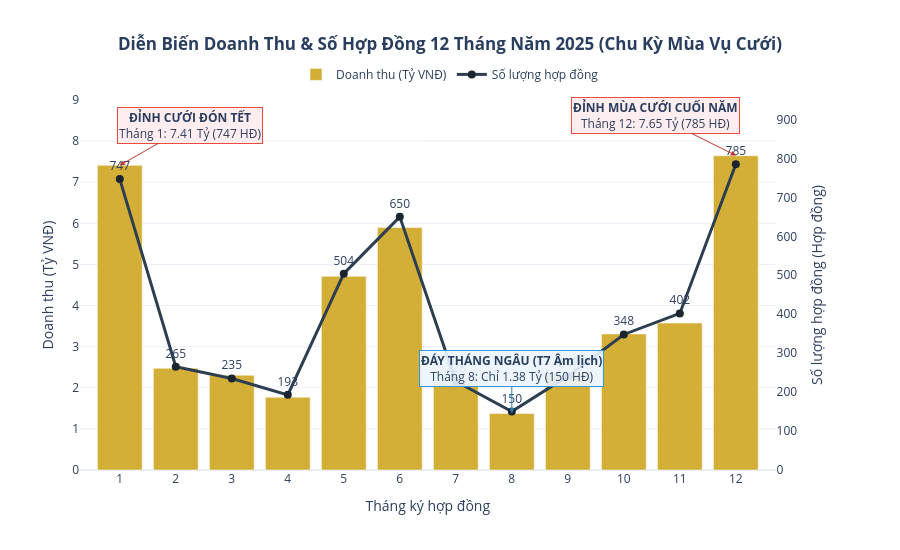

Notebook cell for this chart:
### Markdown cell above
---
## 📈 Tầng 2: Tính Mùa Vụ Cưới & Xu Hướng Tăng Trưởng Năm 2025 (Seasonality Trends)

Thị trường cưới hỏi tại Việt Nam chịu sự chi phối mạnh mẽ của yếu tố văn hóa truyền thống, thời tiết và âm lịch. Biểu đồ dưới đây khắc họa rõ nét các đợt sóng cao điểm và khoảng trũng trong năm.

### Code cell
# Biểu đồ 2.1: Diễn Biến Doanh Thu & Lượng Hợp Đồng Cưới 12 Tháng Năm 2025
monthly_stat = df.groupby("Tháng").agg(
    Doanh_Thu_Ty=("Doanh_Thu_Ty", "sum"),
    So_Hop_Dong=("ID_KhachHang", "count")
).reset_index()

fig2_1 = make_subplots(specs=[[{"secondary_y": True}]])

# 1. Cột doanh thu hàng tháng
fig2_1.add_trace(
    go.Bar(
        x=monthly_stat["Tháng"],
        y=monthly_stat["Doanh_Thu_Ty"],
        name="Doanh thu (Tỷ VNĐ)",
        marker_color="#D4AF37",
        hovertemplate="Tháng %{x}: <b>%{y:.2f} Tỷ VNĐ</b><extra></extra>"
    ),
    secondary_y=False
)

# 2. Đường số lượng hợp đồng ký mới
fig2_1.add_trace(
    go.Scatter(
        x=monthly_stat["Tháng"],
        y=monthly_stat["So_Hop_Dong"],
        name="Số lượng hợp đồng",
        mode="lines+markers+text",
        line=dict(color="#2C3E50", width=3),
        marker=dict(size=8, color="#1A252F"),
        text=[f"{v:,}" for v in monthly_stat["So_Hop_Dong"]],
        textposition="top center",
        hovertemplate="Số hợp đồng: <b>%{y:,} HĐ</b><extra></extra>"
    ),
    secondary_y=True
)

# Ghi chú các mốc đặc biệt
fig2_1.add_annotation(
    x=12, y=7.65, xref="x", yref="y",
    text="<b>ĐỈNH MÙA CƯỚI CUỐI NĂM</b><br>Tháng 12: 7.65 Tỷ (785 HĐ)",
    showarrow=True, arrowhead=2, arrowcolor="#C0392B", ax=-80, ay=-40,
    bgcolor="rgba(255, 235, 238, 0.9)", bordercolor="#E74C3C"
)

fig2_1.add_annotation(
    x=1, y=7.41, xref="x", yref="y",
    text="<b>ĐỈNH CƯỚI ĐÓN TẾT</b><br>Tháng 1: 7.41 Tỷ (747 HĐ)",
    showarrow=True, arrowhead=2, arrowcolor="#C0392B", ax=70, ay=-40,
    bgcolor="rgba(255, 235, 238, 0.9)", bordercolor="#E74C3C"
)

fig2_1.add_annotation(
    x=8, y=1.38, xref="x", yref="y",
    text="<b>ĐÁY THÁNG NGÂU (T7 Âm lịch)</b><br>Tháng 8: Chỉ 1.38 Tỷ (150 HĐ)",
    showarrow=True, arrowhead=2, arrowcolor="#2980B9", ax=0, ay=-45,
    bgcolor="rgba(235, 245, 255, 0.9)", bordercolor="#3498DB"
)

fig2_1.update_layout(
    title="<b>Diễn Biến Doanh Thu & Số Hợp Đồng 12 Tháng Năm 2025 (Chu Kỳ Mùa Vụ Cưới)</b>",
    title_x=0.5,
    xaxis=dict(title="Tháng ký hợp đồng", tickmode="linear", tick0=1, dtick=1),
    yaxis=dict(title="Doanh thu (Tỷ VNĐ)", range=[0, 9], showgrid=True),
    yaxis2=dict(title="Số lượng hợp đồng (Hợp đồng)", range=[0, 950], showgrid=False),
    template=PLOTLY_TEMPLATE,
    height=550,
    hovermode="x unified",
    legend=dict(orientation="h", yanchor="bottom", y=1.03, xanchor="center", x=0.5)
)
fig2_1.show()

### Figure 1 — Plotly figure (JSON) as saved in the notebook; plotly's stock layout.template omitted (floating-point values rounded to 4 significant figures)
{"data": [{"hovertemplate": "Tháng %{x}: <b>%{y:.2f} Tỷ VNĐ</b><extra></extra>", "marker": {"color": "#D4AF37"}, "name": "Doanh thu (Tỷ VNĐ)", "type": "bar", "x": [1, 2, 3, 4, 5, 6, 7, 8, 9, 10, 11, 12], "xaxis": "x", "y": [7.41, 2.475, 2.305, 1.77, 4.71, 5.9, 2.11, 1.375, 2.32, 3.31, 3.575, 7.645], "yaxis": "y"}, {"hovertemplate": "Số hợp đồng: <b>%{y:,} HĐ</b><extra></extra>", "line": {"color": "#2C3E50", "width": 3}, "marker": {"color": "#1A252F", "size": 8}, "mode": "lines+markers+text", "name": "Số lượng hợp đồng", "text": ["747", "265", "235", "193", "504", "650", "228", "150", "241", "348", "402", "785"], "textposition": "top center", "type": "scatter", "x": [1, 2, 3, 4, 5, 6, 7, 8, 9, 10, 11, 12], "xaxis": "x", "y": [747, 265, 235, 193, 504, 650, 228, 150, 241, 348, 402, 785], "yaxis": "y2"}], "layout": {"annotations": [{"arrowcolor": "#C0392B", "arrowhead": 2, "ax": -80, "ay": -40, "bgcolor": "rgba(255, 235, 238, 0.9)", "bordercolor": "#E74C3C", "showarrow": true, "text": "<b>ĐỈNH MÙA CƯỚI CUỐI NĂM</b><br>Tháng 12: 7.65 Tỷ (785 HĐ)", "x": 12, "xref": "x", "y": 7.65, "yref": "y"}, {"arrowcolor": "#C0392B", "arrowhead": 2, "ax": 70, "ay": -40, "bgcolor": "rgba(255, 235, 238, 0.9)", "bordercolor": "#E74C3C", "showarrow": true, "text": "<b>ĐỈNH CƯỚI ĐÓN TẾT</b><br>Tháng 1: 7.41 Tỷ (747 HĐ)", "x": 1, "xref": "x", "y": 7.41, "yref": "y"}, {"arrowcolor": "#2980B9", "arrowhead": 2, "ax": 0, "ay": -45, "bgcolor": "rgba(235, 245, 255, 0.9)", "bordercolor": "#3498DB", "showarrow": true, "text": "<b>ĐÁY THÁNG NGÂU (T7 Âm lịch)</b><br>Tháng 8: Chỉ 1.38 Tỷ (150 HĐ)", "x": 8, "xref": "x", "y": 1.38, "yref": "y"}], "height": 550, "hovermode": "x unified", "legend": {"orientation": "h", "x": 0.5, "xanchor": "center", "y": 1.03, "yanchor": "bottom"}, "title": {"text": "<b>Diễn Biến Doanh Thu & Số Hợp Đồng 12 Tháng Năm 2025 (Chu Kỳ Mùa Vụ Cưới)</b>", "x": 0.5}, "xaxis": {"anchor": "y", "domain": [0.0, 0.94], "dtick": 1, "tick0": 1, "tickmode": "linear", "title": {"text": "Tháng ký hợp đồng"}}, "yaxis": {"anchor": "x", "domain": [0.0, 1.0], "range": [0, 9], "showgrid": true, "title": {"text": "Doanh thu (Tỷ VNĐ)"}}, "yaxis2": {"anchor": "x", "overlaying": "y", "range": [0, 950], "showgrid": false, "side": "right", "title": {"text": "Số lượng hợp đồng (Hợp đồng)"}}}}
